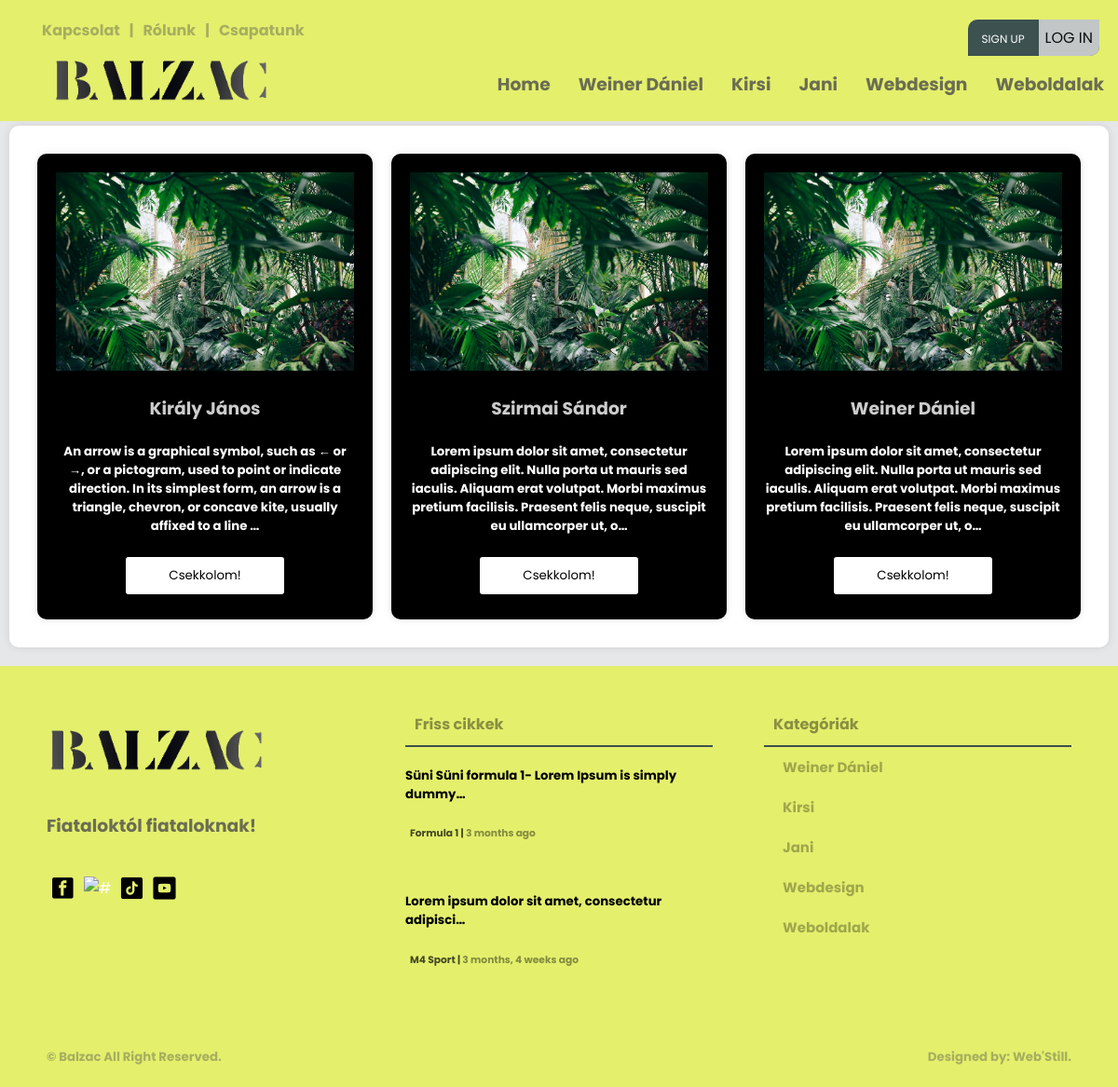
/csapatunk/, run on the app's committed database.
### creationboard/models.py (models this page shows, shortened)
class Category(models.Model):
    user = models.ForeignKey(User, null=True, on_delete=models.CASCADE)
    name = models.CharField(max_length=200)
    class Meta:
        ordering = ['-id']

class Team(models.Model):
    user = models.ForeignKey(User, null=True, on_delete=models.CASCADE)
    name = models.CharField(max_length=200, null=True, blank=False)
    description = models.CharField(max_length=500, null=True, blank=False)
    bio = RichTextUploadingField(null=False, blank=False)
    img = models.ImageField( upload_to="images/", default="images/home9.jpg")
    class Meta:
        ordering = ['-id']

class Article(models.Model):
    user = models.ForeignKey(User, on_delete=models.CASCADE)
    title = models.CharField(max_length=200)
    created = models.DateTimeField(auto_now_add=True, null=True)
    updated = models.DateTimeField(auto_now=True, null=True)
    articletype = models.CharField(null=False, blank=False, max_length=100)
    body = RichTextUploadingField(max_length=1000000) #ez itt lehetne RichTextUploadingField is
    indeximg = models.ImageField(upload_to="images/", default="images/home9.jpg")
    category = models.CharField(max_length=100, null=False, blank=False)
    status = models.CharField(max_length=10, choices=STATUS_CHOICES, default='pending')
    class Meta:
        ordering = ['-created']

### main/views.py (the view)
# urls.py: path('csapatunk/', views.TeamView.as_view(), name='team-index'),
class TeamView(View):
    template_name = "main/team-members.html"
    def get(self, request):
        footarticle = models.Article.objects.filter(status='approved')[0:2]
        navcategory = models.Category.objects.all()[0:5]
        teams = models.Team.objects.all()[0:9]
        context = {'category2': navcategory, 'article4': footarticle, 'teams': teams}
        return render(request, self.template_name, context)

### templates/main/team-members.html (shortened to what this page needs)
{% load static %}
<!DOCTYPE html>
<html>
<head>
	<link rel="stylesheet" type="text/css" href="{% static 'main/style.css' %}">
</head>
<body>
	{% include 'main/navbar.html' %}
	<main>
		<div class="wrapper">
			<div class="card-06 mb-3">
				{% for team in teams %}
				<div class="card-07"><a href="{% url 'munkatars' team.id %}">
					<div class="team-img">
						<img src="{{team.img.url}}" alt="#">
						<h3 class="white" align="center">{{ team.name }}</h3>
						<h5 class="white" align="center">{{ team.description|truncatechars:200 }}</h5>
						<p align="center"><button class="check-member-btn" href="{% url 'munkatars' team.id %}">Csekkolom!</button><p></a>
					</div>
				</div>
				{% endfor %}
	</main>
	{% include 'main/footer.html' %}
</body>
</html>

### templates/main/navbar.html (shortened to what this page needs)
{% load static %}
<div class="screen-big">
<nav>
    <div class="nav-one nav-flex">
        <div class="left flex">
            <ul class="top-header mt-0">
                <li><a href="{% url 'contact-us' %}"><h4>Kapcsolat</h4></a></li>
                <li><h4>|</h4></li>
                <li><a href="{% url 'about-us' %}"><h4>Rólunk</h4></a></li>
                <li><h4>|</h4></li>
                <li><a href="{% url 'team-index' %}"><h4>Csapatunk</h4></a></li>
            </ul>
        </div>
        <div class="right flex">
                <ul class="top-header">
                    {% if request.user.is_authenticated %}
                    <li>
                        <div class="header-profile-pic">
                            <div class="pic">
                                <span class="material-symbols-outlined">account_circle</span>
                            </div>
                            <div class="header-profile-info">
                                <h4><a href="{% url 'profile-page' request.user.username %}">@{{ request.user }}</a></h4>
                                <h6><a href=""><span class="material-symbols-outlined">mail_lock</span>{{ request.user.email }}</a></h6>
                            </div>
                        </div>
                    </li>
                    <!--<li><h4><a href="{% url 'profile-page' request.user.username %}">Hello, @{{ request.user }}</a></h4></li>
                    <li><h4>|</h4></li>
                    <li><h4><a href="{% url 'logout' %}"><span class="material-symbols-outlined">logout</span>Kijelentkezés</a></h4></li>-->
                    {% else %}
                    <ul class="foot-icon-margin pd-0">
                        <li class="signup-or-login"><a href="{% url 'register' %}" class="sign-up">Sign up</a><a href="{% url 'login' %}"><button class="login-btn">Log in</button></a></li>
                    </ul>
                    {% endif %}
                </ul>
        </div>
    </div>
    <div class="nav-two nav-flex">
        <div class="left flex">
            <ul>
                <a href="{% url 'index' %}"><li><img src="{% static 'main/pics/logo.png' %}" class="logo-img" alt="#" /></li>
            </ul>
        </div>
        <div class="right">
            <div class="social media">
                <ul>
                    <li><a href="{% url 'index' %}"><h3>Home</h3></a></li>
                    {% for category in category2 %}
                        <li><a href="{% url 'article-page' category.name %}"><h3>{{ category.name }}</h3></a></li>
                    {% endfor %}
                </ul>
            </div>
        </div>
    </div>
</nav>
</div>

### templates/main/footer.html
{% load static %}
<footer>
    <div class="footer">
        <div class="footer-cols footer-firts">
            <div class="col-01">
                <ul class="pd-0">
                    <a href="{% url 'index' %}"><li><img src="{% static 'main/pics/logo.png' %}" class="logo-img" alt="#" /></li>
                </ul>
                <h3>Fiataloktól fiataloknak!</h3>
                <ul class="foot-icon-margin pd-0">
                    <a href="https://www.facebook.com/profile.php?id=100090612766620" target="blank"><li><img src="{% static 'main/pics/facebook.png' %}" class="icon-img" alt="#" target="blank" /></a></li>
                    <a href="https://www.instagram.com/balzacponthu/" target="blank"><li><img src="{% static 'main/pics/instagram.png' %}" class="icon-img" alt="#" /></li></a>
                    <a href="https://www.tiktok.com/@balzac.ujsag" target="blank"><li><img src="{% static 'main/pics/tiktok.png' %}" class="icon-img" alt="#" /></li></a>
                    <a href="https://www.youtube.com/@balzacujsag" target="blank"><li><img src="{% static 'main/pics/youtube.png' %}" class="icon-img" alt="#" /></li></a>
                </ul>
            </div>
            <div class="col-02">
                <div class="box-title">
                    <h4 class="txt-black">Friss cikkek<h4>
                </div>
                {% for article in article4 %}
                <ul class="pd-0">
                    <li><a href="{% url 'article' article.id %}" class="footer-article-text">
                        <h5 class="mt-1 mb-1">{{ article.title|truncatechars:49 }}</h5>
                        <h6 class="m-0">{{ article.body|truncatechars:30|safe }}</h6>
                        <small class="black"><span><a href="{% url 'article-page' article.category %}" class="black">{{ article.category }} </a></span>  |  <span><a class="black"> {{ article.created|timesince }} ago</a></span></small>
                    </a></li>
                </ul>
                {% endfor %}
            </div>
            <div class="col-03">
                <div class="box-title">
                    <h4 class="txt-black">Kategóriák<h4>
                </div>
                <div class="box-categories">
                    <ul>
                        {% for category in category2 %}
                        <li><a href="{% url 'article-page' category.name %}" class="txt-black">{{ category.name }}</a></li>
                        {% endfor %}
                    </ul>
                </div>
            </div>
        </div>
        <div class="footer-second">
            <div>
                <h5><a href="#"> &copy; Balzac</a> All Right Reserved.<h5>
            </div>
            <div>
                <h5><a href="">Designed by: Web'Still.</a><h5>
            </div>
        </div>
    </div>
</footer>

### data on the page
Category: name "Weiner Dániel"
Category: name "Kirsi"
Category: name "Jani"
Category: name "Webdesign"
Category: name "Weboldalak"
Team: img (picture), name "Király János", description "An arrow is a graphical symbol, such as ← or →, or a pictogram, used to point or indicate direction. In its simplest form, an arrow is a triangle, chevron, or concave kite, usually affixed to a line …"
Team: img (picture), name "Szirmai Sándor", description "Lorem ipsum dolor sit amet, consectetur adipiscing elit. Nulla porta ut mauris sed iaculis. Aliquam erat volutpat. Morbi maximus pretium facilisis. Praesent felis neque, suscipit eu ullamcorper ut, o…"
Team: img (picture), name "Weiner Dániel", description "Lorem ipsum dolor sit amet, consectetur adipiscing elit. Nulla porta ut mauris sed iaculis. Aliquam erat volutpat. Morbi maximus pretium facilisis. Praesent felis neque, suscipit eu ullamcorper ut, o…"
Article: title "Süni Süni formula 1- Lorem Ipsum is simply dummy…", category "Formula 1", created "3 months"
Article: title "Lorem ipsum dolor sit amet, consectetur adipisci…", category "M4 Sport", created "3 months, 4 weeks"
